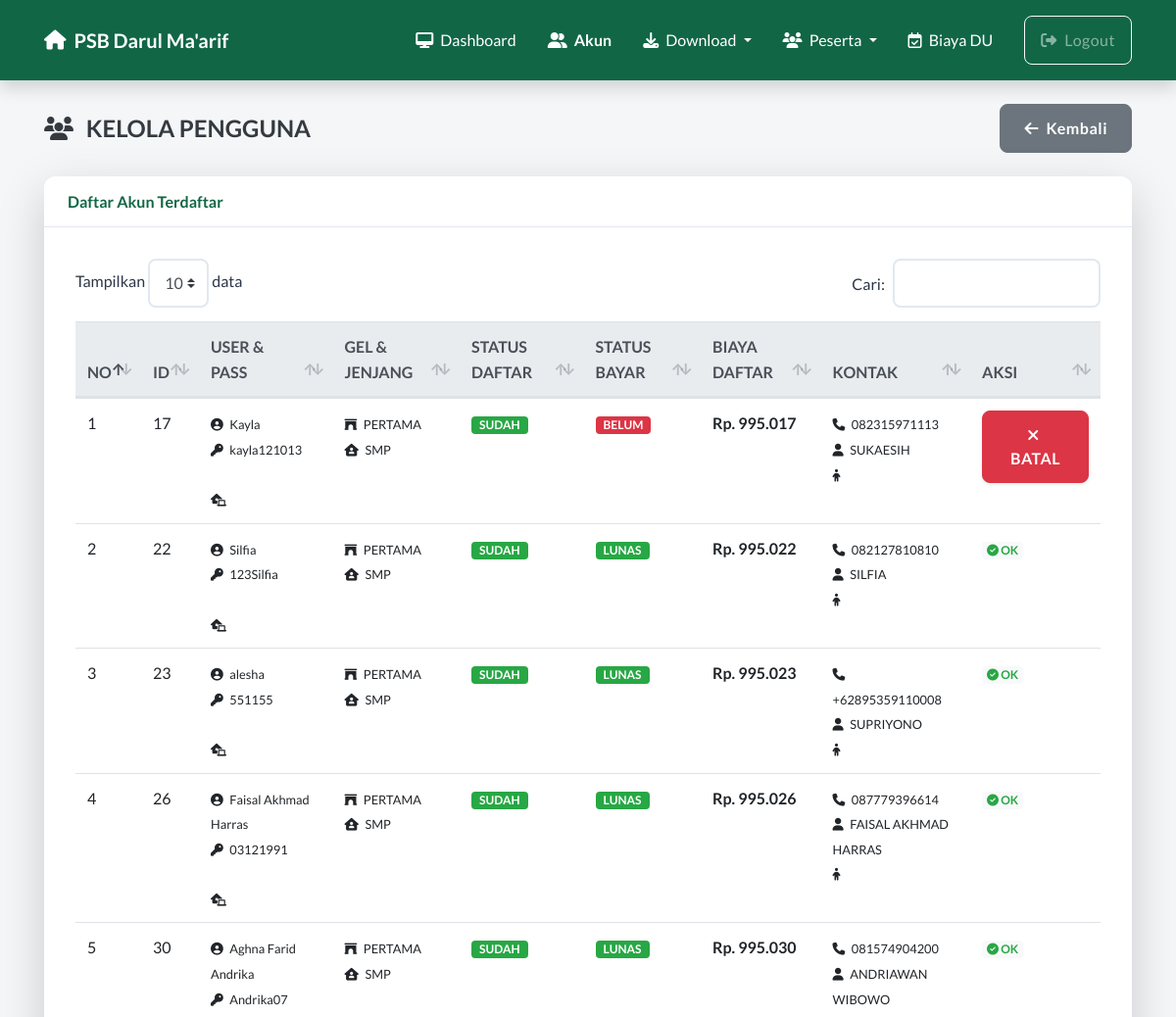
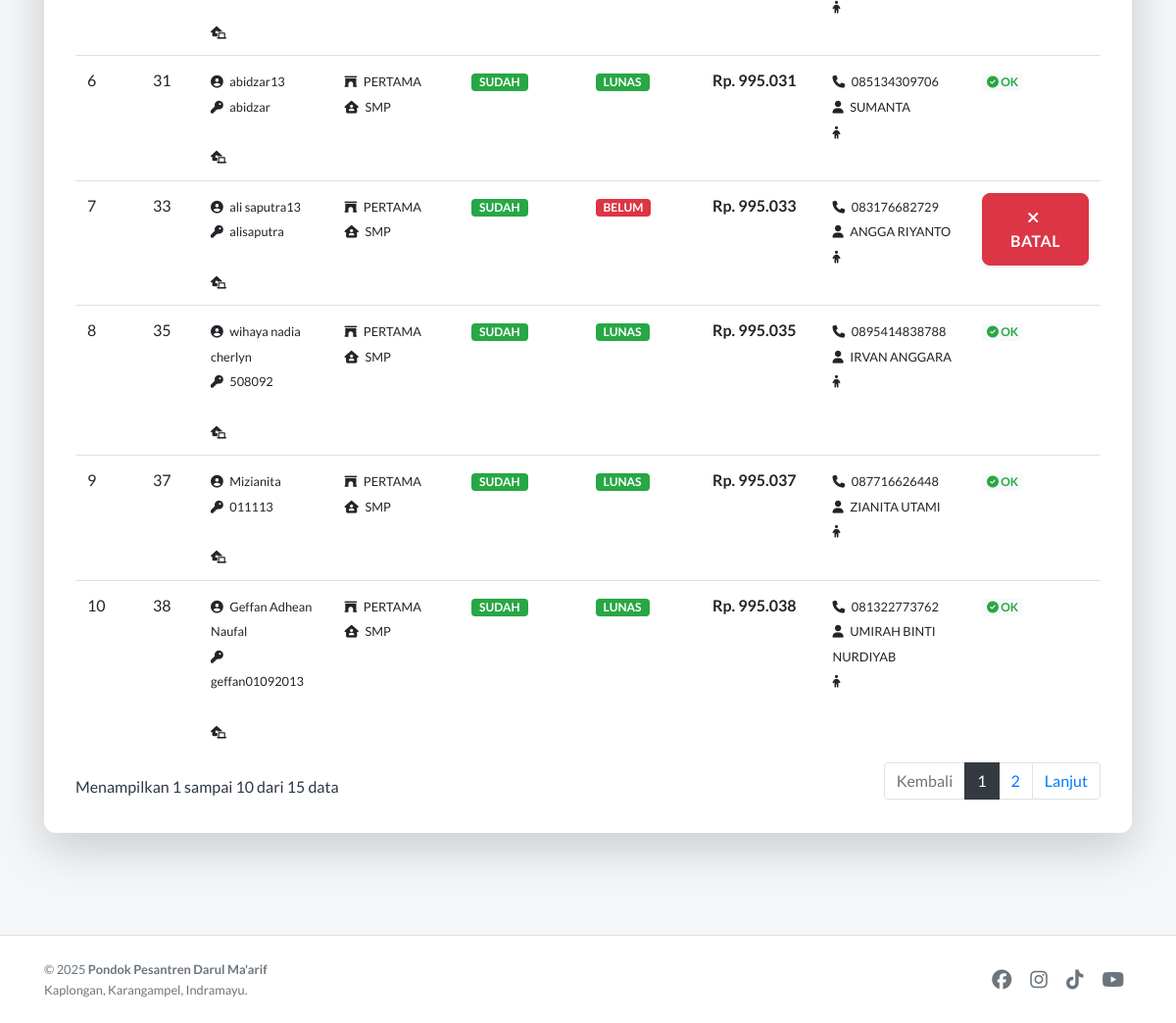
Page /pengguna.php (signed in) on the committed database (2 pictures, top to bottom).
### tables this page shows
CREATE TABLE `pendaftaran` (
  `id` varchar(5) NOT NULL,
  `nama` varchar(150) NOT NULL,
  `no_seri_ijazah` varchar(50) DEFAULT NULL,
  `no_seri_skhun` varchar(50) DEFAULT NULL,
  `nisn` varchar(25) NOT NULL,
  `nik` varchar(25) NOT NULL,
  `no_kk` varchar(25) DEFAULT NULL,
  `tempat_lahir` varchar(60) NOT NULL,
  `tanggal_lahir` date NOT NULL,
  `jenis_kelamin` varchar(10) NOT NULL,
  `anak_ke` int(11) DEFAULT NULL,
  `jumlah_saudara` int(11) DEFAULT NULL,
  `penyakit` varchar(128) DEFAULT NULL,
  `no_hp` varchar(64) DEFAULT NULL,
  `no_whatsapp` varchar(64) DEFAULT NULL,
  `akun_instagram` varchar(128) DEFAULT NULL,
  `akun_facebook` varchar(128) DEFAULT NULL,
  `masuk_sebagai` varchar(128) NOT NULL,
  `berat_tinggi` varchar(128) NOT NULL,
  `ukuran_baju` varchar(4) NOT NULL,
  `rt` varchar(12) NOT NULL,
  `rw` varchar(12) NOT NULL,
  `dusun` varchar(128) NOT NULL,
  `kelurahan` varchar(128) NOT NULL,
  `kecamatan` varchar(128) NOT NULL,
  `kabupaten` varchar(128) NOT NULL,
  `provinsi` varchar(128) NOT NULL,
  `alamat` varchar(250) NOT NULL,
  `ekstrakurikuler` varchar(128) NOT NULL,
  `sekolah_asal` varchar(128) NOT NULL,
  `prestasi` varchar(128) DEFAULT NULL,
  `kode_pos` varchar(12) DEFAULT NULL,
  `jenjang` varchar(128) NOT NULL,
  `kesediaan` varchar(32) DEFAULT '3',
  `alasan` varchar(32) NOT NULL,
  `kaisar` varchar(12) DEFAULT NULL,
  `informasi_dari` varchar(32) NOT NULL,
  `p_informasi` varchar(128) NOT NULL,
  `nama_ayah` varchar(128) NOT NULL,
  `nik_ayah` varchar(64) NOT NULL,
  `tahun_lahir_ayah` varchar(128) NOT NULL,
  `pendidikan_ayah` varchar(128) NOT NULL,
  `pernah_pondok_ayah` varchar(12) NOT NULL,
  `pesantren_ayah` varchar(128) DEFAULT NULL,
  `pekerjaan_ayah` varchar(32) NOT NULL,
  `penghasilan_ayah` varchar(32) NOT NULL,
  `nama_ibu` varchar(100) NOT NULL,
  `nik_ibu` varchar(64) NOT NULL,
  `tahun_lahir_ibu` varchar(128) NOT NULL,
  `pendidikan_ibu` varchar(32) NOT NULL,
  `pernah_pondok_ibu` varchar(12) NOT NULL,
  `pesantren_ibu` varchar(128) DEFAULT NULL,
  `pekerjaan_ibu` varchar(32) NOT NULL,
  `penghasilan_ibu` varchar(32) NOT NULL,
  `tahun` varchar(10) DEFAULT '2025',
  `tanggal` varchar(100) DEFAULT '2025-01-01',
  `status` varchar(20) DEFAULT 'Masih Seleksi',
  `statussantri` varchar(10) DEFAULT 'BARU',
  `klssekolah` varchar(10) DEFAULT 'X',
  `asrpontren` varchar(25) DEFAULT 'JOKOWI',
  `ajaran` varchar(10) DEFAULT '2025/2026',
  `gelombang` varchar(10) DEFAULT 'PERTAMA',
  `bayardaftar` varchar(10) DEFAULT 'BELUM',
  `bayarulang` varchar(10) DEFAULT 'BELUM',
  PRIMARY KEY (`id`)
);

CREATE TABLE `user` (
  `id` varchar(10) NOT NULL,
  `name` varchar(50) NOT NULL,
  `pass` varchar(25) NOT NULL,
  `type` varchar(20) NOT NULL,
  `wali` varchar(150) DEFAULT '-',
  `tempatlahir` varchar(150) DEFAULT NULL,
  `tgllahir` date NOT NULL,
  `alamat` varchar(300) DEFAULT NULL,
  `telepon` varchar(15) DEFAULT NULL,
  `bayardaftar` varchar(10) DEFAULT 'BELUM',
  `bayarulang` varchar(10) DEFAULT 'BELUM',
  `daftar` varchar(10) DEFAULT 'BELUM',
  PRIMARY KEY (`id`)
);

### pengguna.php (the view, shortened to what this page needs)
<?php
include 'koneksi.php';
$angka1 = 995000;
if(isset($_SESSION['sesi'])){
    include 'header.php';
?>
<div class="container py-4">
    <div class="d-flex align-items-center justify-content-between mb-4">
        <h4 class="text-dark font-weight-bold mb-0"><i class="fas fa-users mr-2"></i> KELOLA PENGGUNA</h4>
        <a href="dashboard.php" class="btn btn-sm btn-secondary"><i class="fas fa-arrow-left mr-1"></i> Kembali</a>
    </div>
    <div class="card border-0 shadow-lg">
        <div class="card-header bg-white py-3">
            <h6 class="m-0 font-weight-bold text-primary-custom">Daftar Akun Terdaftar</h6>
        </div>
        <div class="card-body">
            <div class="table-responsive">
                <table class="table table-hover" id="dataTable" width="100%" cellspacing="0">
                    <thead class="thead-light">
                        <tr>
                            <th>NO</th>
                            <th>ID</th>
                            <th>USER & PASS</th>
                            <th>GEL & JENJANG</th>
                            <th>STATUS DAFTAR</th>
                            <th>STATUS BAYAR</th>
                            <th>BIAYA DAFTAR</th>
                            <th>KONTAK</th>
                            <th>AKSI</th>
                        </tr>
                    </thead>
                    <tbody>
                    <?php
                        $query = mysqli_query($db, "SELECT * FROM user where alamat <>'-' order by CAST(id AS UNSIGNED)");
                        if(mysqli_num_rows($query) >0) {
                            $no = 1;
                            while($data = mysqli_fetch_assoc($query)){
                                $angka2 =number_format($data['id']);
                                $jumlah = $angka1 + $angka2;
                                $daftars=$data['daftar'];
                                $tst=$data['bayardaftar'];
                                $noid=$data['id'];
						$querygel = mysqli_query($db, "SELECT * FROM pendaftaran where id='$noid'");
                            while($datagel = mysqli_fetch_assoc($querygel)){
                    ?>
                        <tr>
                            <td><?=$no++;?></td>
                            <td><?=$data['id'];?></td>
							<td><small>
                                <i class="fas fa-user-circle mr-1"></i> <?=$data['name'];?><br>
								<i class="fas fa-key mr-1"></i> <?=$data['pass'];?><br>	<br>
								<i class="fas fa-laptop-house mr-1"></i> <?=$data['tanggalbuat'];?>
                              </small></td>
							<td><small>
                                <i class="fas fa-archway mr-1"></i> <?=$datagel['gelombang'];?><br>
								<i class="fas fa-house-user mr-1"></i> <?=$datagel['jenjang'];?><br>
                              </small></td>
                            <td>
                                <?php if($daftars == "BELUM"): ?>
                                    <span class="badge badge-danger px-2">BELUM</span>
                                <?php else: ?>
                                    <span class="badge badge-success px-2">SUDAH</span>
                                <?php endif; ?>
                            </td>
                            <td>
                                <?php if($tst == "BELUM"): ?>
                                    <span class="badge badge-danger px-2">BELUM</span>
                                <?php else: ?>
                                    <span class="badge badge-success px-2">LUNAS</span>
                                <?php endif; ?>
                            </td>
                            <td class="font-weight-bold">Rp. <?php echo number_format($jumlah, 0, ',', '.');?></td>
                            <td>
                                <small>
                                    <i class="fas fa-phone mr-1"></i> <?=$data['telepon'];?><br>
                                    <i class="fas fa-user mr-1"></i> <?=$data['wali'];?><br>
                                    <i class="fas fa-child mr-1"></i> <?=$data['anak'];?><br>
                                </small>
                            </td>
                            <td>
                                <?php if($tst == "BELUM"): ?>
                                    <a href="update_daftar.php?id=<?=$data['id'];?>" class="btn btn-sm btn-danger shadow-sm" onclick="return confirm('Yakin ingin membatalkan?');">
                                        <i class="fas fa-times mr-1"></i> BATAL
                                    </a>
                                <?php else: ?>
                                    <span class="badge badge-light text-success"><i class="fas fa-check-circle"></i> OK</span>
                                <?php endif; ?>
                            </td>
                        </tr>
                    <?php
                            }
						}
                        }else{
                        }
                    ?>
                    </tbody>
                </table>
            </div>
        </div>
    </div>
</div>
<?php
include 'footer.php';
} else {
    echo "<script>
            alert('Silahkan Login Terlebih Dahulu!');
            window.location = 'login.php';
        </script>";
}
?>

### styles/modern_ui.css (style rules this page uses)
:root { --primary-green: #116646; --primary-green-hover: #0e5238; --accent-red: #D32F2F; --bg-light: #F4F6F8; --text-dark: #2D3748; --text-muted: #6c757d; --card-shadow: 0 10px 15px -3px rgba(0, 0, 0, 0.1), 0 4px 6px -2px rgba(0, 0, 0, 0.05); --border-radius: 12px; --input-height: 50px; }
body { background-color: var(--bg-light); color: var(--text-dark); font-family: 'Lato', -apple-system, BlinkMacSystemFont, "Segoe UI", Roboto, "Helvetica Neue", Arial, sans-serif; font-size: 16px; line-height: 1.6; }
h1, h2, h3, h4, h5, h6 { color: var(--primary-green); font-weight: 700; margin-bottom: 1rem; }
a { color: var(--primary-green); text-decoration: none; transition: color 0.2s; }
.text-primary-custom { color: var(--primary-green) !important; }
.card { border: none; border-radius: var(--border-radius); box-shadow: var(--card-shadow); background: #fff; margin-bottom: 2rem; overflow: hidden; }
.card-header { background-color: #fff; border-bottom: 1px solid #e3e6f0; padding: 1.5rem; font-weight: bold; color: var(--primary-green); }
.card-body { padding: 2rem; }
.btn { padding: 12px 24px; font-weight: 600; border-radius: 8px; font-size: 16px; letter-spacing: 0.5px; transition: transform 0.1s, box-shadow 0.1s; }

### rows in the picture
user: id "17", name "Kayla", pass "kayla121013", id "995.017", telepon "082315971113", wali "SUKAESIH"
pendaftaran: gelombang "PERTAMA", jenjang "SMP", shows "BELUM"
user: id "22", name "Silfia", pass "123Silfia", id "995.022", telepon "082127810810", wali "SILFIA"
pendaftaran: gelombang "PERTAMA", jenjang "SMP", shows "LUNAS", shows "OK"
user: id "23", name "alesha", pass "551155", id "995.023", telepon "+62895359110008", wali "SUPRIYONO"
pendaftaran: gelombang "PERTAMA", jenjang "SMP", shows "LUNAS", shows "OK"
user: id "26", name "Faisal Akhmad Harras", pass "03121991", id "995.026", telepon "087779396614", wali "FAISAL AKHMAD HARRAS"
pendaftaran: gelombang "PERTAMA", jenjang "SMP", shows "LUNAS", shows "OK"
user: id "30", name "Aghna Farid Andrika", pass "Andrika07", id "995.030", telepon "081574904200", wali "ANDRIAWAN WIBOWO"
pendaftaran: gelombang "PERTAMA", jenjang "SMP", shows "LUNAS", shows "OK"
user: id "31", name "abidzar13", pass "abidzar", id "995.031", telepon "085134309706", wali "SUMANTA"
pendaftaran: gelombang "PERTAMA", jenjang "SMP", shows "LUNAS", shows "OK"
user: id "33", name "ali saputra13", pass "alisaputra", id "995.033", telepon "083176682729", wali "ANGGA RIYANTO"
pendaftaran: gelombang "PERTAMA", jenjang "SMP", shows "BELUM"
user: id "35", name "wihaya nadia cherlyn", pass "508092", id "995.035", telepon "0895414838788", wali "IRVAN ANGGARA"
pendaftaran: gelombang "PERTAMA", jenjang "SMP", shows "LUNAS", shows "OK"
user: id "37", name "Mizianita", pass "011113", id "995.037", telepon "087716626448", wali "ZIANITA UTAMI"
pendaftaran: gelombang "PERTAMA", jenjang "SMP", shows "LUNAS", shows "OK"
user: id "38", name "Geffan Adhean Naufal", pass "geffan01092013", id "995.038", telepon "081322773762", wali "UMIRAH BINTI NURDIYAB"
pendaftaran: gelombang "PERTAMA", jenjang "SMP", shows "LUNAS", shows "OK"
